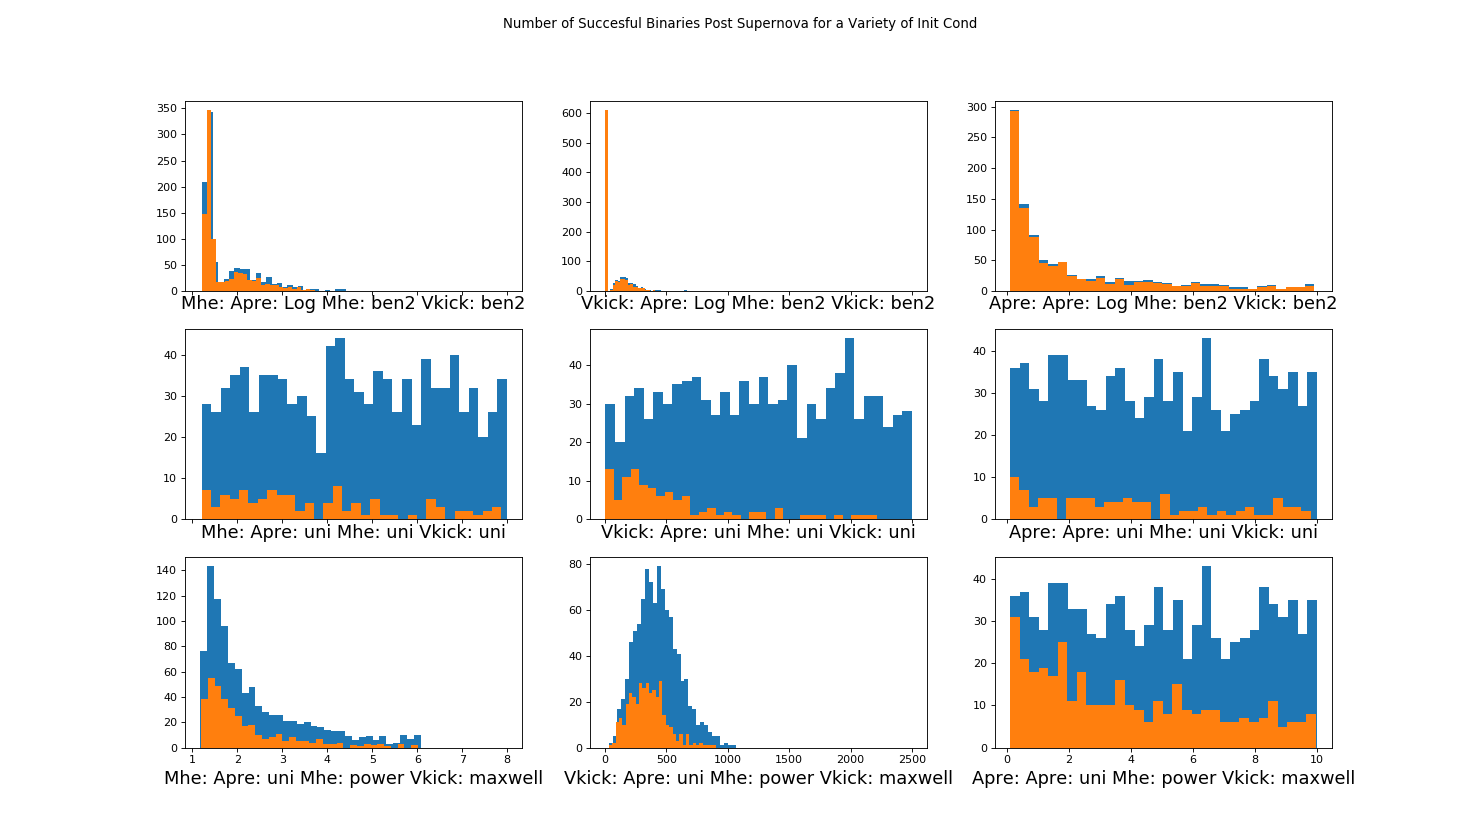

Write Python code to recreate this figure.
from astro_traj.galaxy import Hernquist_NFW
from astro_traj import constr_dict
from astro_traj.sample import Sample
from astro_traj.system import System
import numpy as np
from matplotlib import use
use('agg')
import matplotlib.pyplot as plt
font = {'size': 16}

samples = 'posterior_samples.dat'
Galaxy = constr_dict.galaxy('NGC', samples, 2.8, 5, 0.679)
gal = Hernquist_NFW(Galaxy['Mspiral'], Galaxy['Mbulge'], Galaxy['Mhalo'], Galaxy['R_eff'], 0.679, rcut=100)
samp = Sample(gal)
Nsys = 1000
bins = int(np.round(np.sqrt(Nsys)))
dumrand = np.random.uniform(0,1,size=Nsys)


Mcomp_dist, Mns_dist = samp.sample_masses(samples, method='posterior', size=Nsys)
d_dist = samp.sample_distance(samples, method='median', size=Nsys)
Apre_dist_log = samp.sample_Apre(Amin=0.1, Amax=10.0, method='log', size=Nsys)
Apre_dist_uniform = samp.sample_Apre(Amin=0.1, Amax=10.0, method='uniform', size=Nsys)
epre_dist = samp.sample_epre(method='circularized', size=Nsys)
PDFR = samp.initialize_R()
R_dist = samp.sample_R(PDFR, Nsys)
ECSPDFMhe = samp.initialize_Mhe(0.1)
CCSPDFMhe = samp.initialize_Mhe(1.0)
Mhe_dist_uniform = samp.sample_Mhe(Mmin=Mns_dist, method='uniform', size=Nsys, PDF=None, ECSPDF=ECSPDFMhe, CCSPDF=CCSPDFMhe, irand=dumrand) # (Msun)
Mhe_dist_power = samp.sample_Mhe(Mmin=Mns_dist, method='power', size=Nsys, PDF=None, ECSPDF=ECSPDFMhe, CCSPDF=CCSPDFMhe, irand=dumrand) # (Msun)
Mhe_dist_beniamini2 = samp.sample_Mhe(Mmin=Mns_dist, method='beniamini2', size=Nsys, PDF=None, ECSPDF=ECSPDFMhe, CCSPDF=CCSPDFMhe, irand=dumrand) # (Msun)
ECS, CCS = samp.initialize_Vkick()
Vkick_dist_uniform = samp.sample_Vkick(method='uniform', size=Nsys, ECSPDF=ECS, CCSPDF=CCS, Mhe=None, irand=dumrand)
Vkick_dist_maxwellian = samp.sample_Vkick(method='maxwellian', size=Nsys, ECSPDF=ECS, CCSPDF=CCS, Mhe=None, irand=dumrand)
Vkick_dist_beniamini2 = samp.sample_Vkick(method='beniamini2', size=Nsys, ECSPDF=ECS, CCSPDF=CCS, Mhe=None, irand=dumrand)

successful_binaries_log_ben2_ben2 = []
successful_binaries_uni_uni_uni = []
successful_binaries_uni_power_maxwell = []

for R, d, Mcomp, Mns, Apre, epre, Mhe, Vkick in zip(R_dist, d_dist, Mcomp_dist, Mns_dist, Apre_dist_log, epre_dist, Mhe_dist_beniamini2, Vkick_dist_beniamini2):
    T = System(gal, R, Mns, Mcomp, Mhe, Apre, epre, d, Vkick, sys_flag=None)
    T.SN()
    if T.flag != 3:
        successful_binaries_log_ben2_ben2.append(True)
    else:
        successful_binaries_log_ben2_ben2.append(False)

for R, d, Mcomp, Mns, Apre, epre, Mhe, Vkick in zip(R_dist, d_dist, Mcomp_dist, Mns_dist, Apre_dist_uniform, epre_dist, Mhe_dist_uniform, Vkick_dist_uniform):
    T = System(gal, R, Mns, Mcomp, Mhe, Apre, epre, d, Vkick, sys_flag=None)
    T.SN()
    if T.flag != 3:
        successful_binaries_uni_uni_uni.append(True)
    else:
        successful_binaries_uni_uni_uni.append(False)


for R, d, Mcomp, Mns, Apre, epre, Mhe, Vkick in zip(R_dist, d_dist, Mcomp_dist, Mns_dist, Apre_dist_uniform, epre_dist, Mhe_dist_power, Vkick_dist_maxwellian):
    T = System(gal, R, Mns, Mcomp, Mhe, Apre, epre, d, Vkick, sys_flag=None)
    T.SN()
    if T.flag != 3:
        successful_binaries_uni_power_maxwell.append(True)
    else:
        successful_binaries_uni_power_maxwell.append(False)

plot, ((ax1, ax4, ax7), (ax2, ax5, ax8), (ax3, ax6, ax9)) = plt.subplots(3, 3, sharex='col', figsize=(18.5, 10.5))
ax1.hist(Mhe_dist_beniamini2, bins=bins)
ax2.hist(Mhe_dist_uniform, bins=bins)
ax3.hist(Mhe_dist_power, bins=bins)
ax1.hist(Mhe_dist_beniamini2[successful_binaries_log_ben2_ben2], bins=bins)
ax2.hist(Mhe_dist_uniform[successful_binaries_uni_uni_uni], bins=bins)
ax3.hist(Mhe_dist_power[successful_binaries_uni_power_maxwell], bins=bins)
ax1.set_xlabel('Mhe: Apre: Log Mhe: ben2 Vkick: ben2', fontdict=font)
ax2.set_xlabel('Mhe: Apre: uni Mhe: uni Vkick: uni', fontdict=font)
ax3.set_xlabel('Mhe: Apre: uni Mhe: power Vkick: maxwell', fontdict=font)

ax4.hist(Vkick_dist_beniamini2, bins=bins)
ax5.hist(Vkick_dist_uniform, bins=bins)
ax6.hist(Vkick_dist_maxwellian, bins=bins)
ax4.hist(Vkick_dist_beniamini2[successful_binaries_log_ben2_ben2], bins=bins)
ax5.hist(Vkick_dist_uniform[successful_binaries_uni_uni_uni], bins=bins)
ax6.hist(Vkick_dist_maxwellian[successful_binaries_uni_power_maxwell], bins=bins)
ax4.set_xlabel('Vkick: Apre: Log Mhe: ben2 Vkick: ben2', fontdict=font)
ax5.set_xlabel('Vkick: Apre: uni Mhe: uni Vkick: uni', fontdict=font)
ax6.set_xlabel('Vkick: Apre: uni Mhe: power Vkick: maxwell', fontdict=font)

ax7.hist(Apre_dist_log, bins=bins)
ax8.hist(Apre_dist_uniform, bins=bins)
ax9.hist(Apre_dist_uniform, bins=bins)
ax7.hist(Apre_dist_log[successful_binaries_log_ben2_ben2], bins=bins)
ax8.hist(Apre_dist_uniform[successful_binaries_uni_uni_uni], bins=bins)
ax9.hist(Apre_dist_uniform[successful_binaries_uni_power_maxwell], bins=bins)
ax7.set_xlabel('Apre: Apre: Log Mhe: ben2 Vkick: ben2', fontdict=font)
ax8.set_xlabel('Apre: Apre: uni Mhe: uni Vkick: uni', fontdict=font)
ax9.set_xlabel('Apre: Apre: uni Mhe: power Vkick: maxwell', fontdict=font)
plot.suptitle('Number of Succesful Binaries Post Supernova for a Variety of Init Cond')
plot.show()
